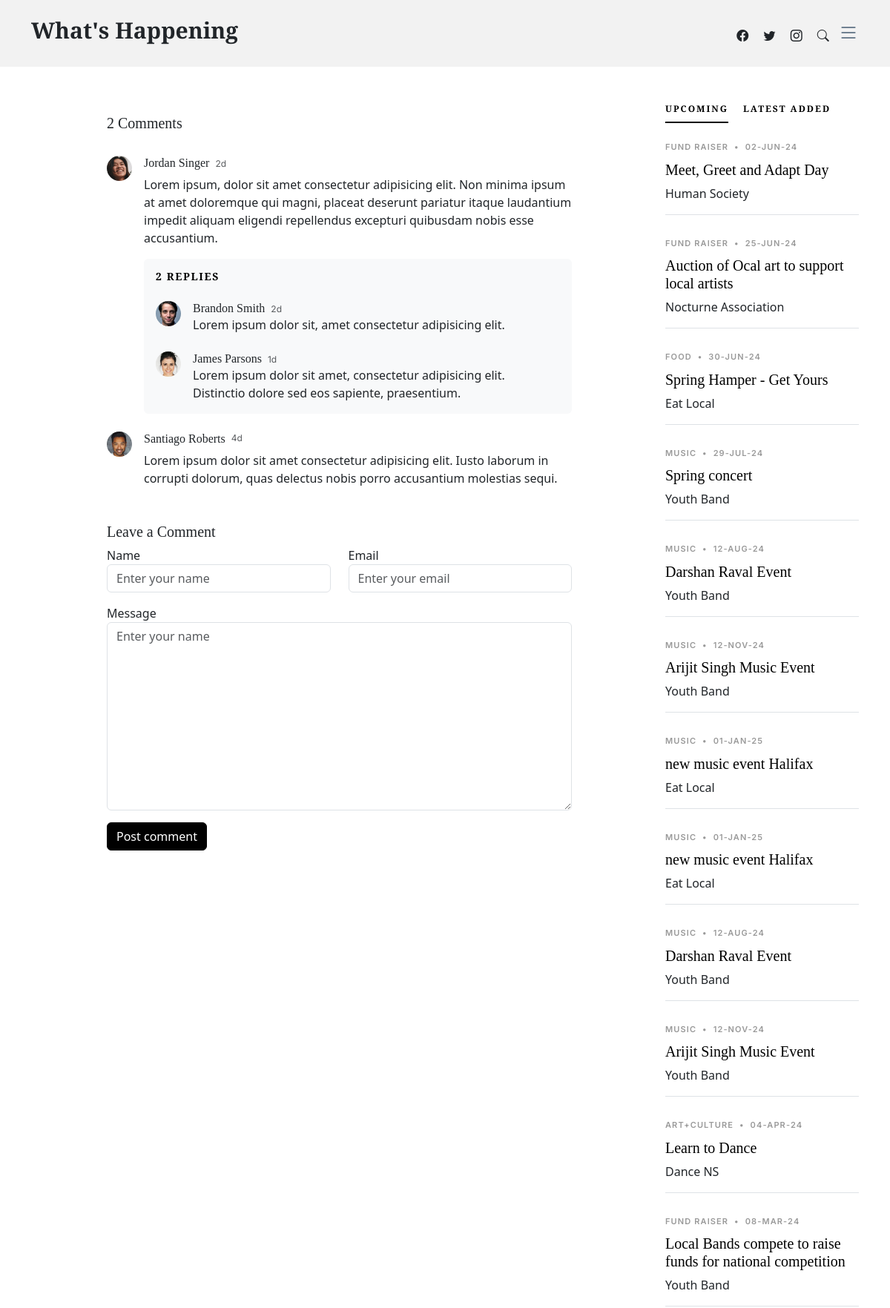
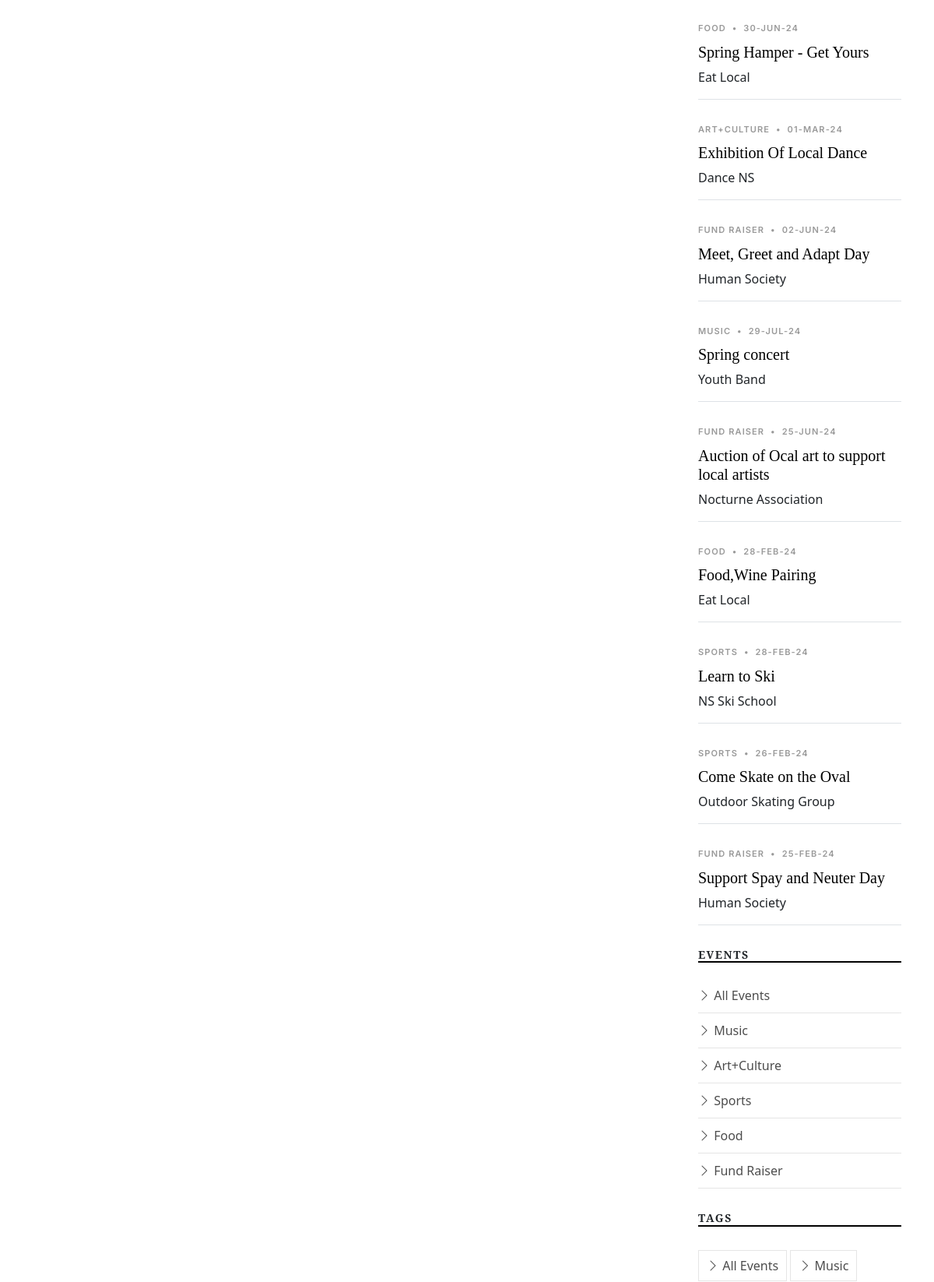
The page /single-post.php (upper part) on the database its author committed (2 pictures, top to bottom).
### tables this page shows
CREATE TABLE `events` (
  `EventID` int(11) NOT NULL,
  `EventTypeID` int(11) NOT NULL,
  `GroupID` int(11) NOT NULL,
  `EventDate` timestamp NOT NULL DEFAULT CURRENT_TIMESTAMP,
  `SubmitDate` timestamp NOT NULL DEFAULT CURRENT_TIMESTAMP,
  `EventTitle` varchar(100) NOT NULL,
  `EventImage` varchar(50) NOT NULL,
  `EventDesc` text NOT NULL
);

CREATE TABLE `eventtype` (
  `EventTypeID` int(11) NOT NULL,
  `EventType` varchar(100) NOT NULL
);

CREATE TABLE `groups` (
  `GroupID` int(11) NOT NULL,
  `GroupName` varchar(100) NOT NULL,
  `GroupImage` varchar(50) NOT NULL,
  `GroupType` varchar(100) NOT NULL,
  `GroupDesc` text NOT NULL,
  `ContactName` varchar(255) NOT NULL,
  `ContactEmail` varchar(255) NOT NULL
);

### single-post.php (the view, shortened to what this page needs)
<!DOCTYPE html>
<html lang="en">
<head>
  <link href="assets/vendor/bootstrap/css/bootstrap.min.css" rel="stylesheet">
  <link href="assets/vendor/bootstrap-icons/bootstrap-icons.css" rel="stylesheet">
  <link href="assets/vendor/swiper/swiper-bundle.min.css" rel="stylesheet">
  <link href="assets/vendor/glightbox/css/glightbox.min.css" rel="stylesheet">
  <link href="assets/vendor/aos/aos.css" rel="stylesheet">
  <link href="assets/css/variables.css" rel="stylesheet">
  <link href="assets/css/main.css" rel="stylesheet">
</head>
<body>
  <header id="header" class="header d-flex align-items-center fixed-top">
    <div class="container-fluid container-xl d-flex align-items-center justify-content-between">
      <a href="index.php" class="logo d-flex align-items-center">
        <h1>What's Happening</h1>
      </a>
      <div class="position-relative">
        <a href="#" class="mx-2"><span class="bi-facebook"></span></a>
        <a href="#" class="mx-2"><span class="bi-twitter"></span></a>
        <a href="#" class="mx-2"><span class="bi-instagram"></span></a>
        <a href="#" class="mx-2 js-search-open"><span class="bi-search"></span></a>
        <i class="bi bi-list mobile-nav-toggle"></i>
      </div>
    </div>
  </header>
  <main id="main">
    <section class="single-post-content">
      <div class="container">
        <div class="row">
          <div class="col-md-9 post-content" data-aos="fade-up">
            <div class="comments">
              <h5 class="comment-title py-4">2 Comments</h5>
              <div class="comment d-flex mb-4">
                <div class="flex-shrink-0">
                  <div class="avatar avatar-sm rounded-circle">
                    <img class="avatar-img" src="assets/img/person-5.jpg" alt="" class="img-fluid">
                  </div>
                </div>
                <div class="flex-grow-1 ms-2 ms-sm-3">
                  <div class="comment-meta d-flex align-items-baseline">
                    <h6 class="me-2">Jordan Singer</h6>
                    <span class="text-muted">2d</span>
                  </div>
                  <div class="comment-body">
                    Lorem ipsum, dolor sit amet consectetur adipisicing elit. Non minima ipsum at amet doloremque qui magni, placeat deserunt pariatur itaque laudantium impedit aliquam eligendi repellendus excepturi quibusdam nobis esse accusantium.
                  </div>
                  <div class="comment-replies bg-light p-3 mt-3 rounded">
                    <h6 class="comment-replies-title mb-4 text-muted text-uppercase">2 replies</h6>
                    <div class="reply d-flex mb-4">
                      <div class="flex-shrink-0">
                        <div class="avatar avatar-sm rounded-circle">
                          <img class="avatar-img" src="assets/img/person-4.jpg" alt="" class="img-fluid">
                        </div>
                      </div>
                      <div class="flex-grow-1 ms-2 ms-sm-3">
                        <div class="reply-meta d-flex align-items-baseline">
                          <h6 class="mb-0 me-2">Brandon Smith</h6>
                          <span class="text-muted">2d</span>
                        </div>
                        <div class="reply-body">
                          Lorem ipsum dolor sit, amet consectetur adipisicing elit.
                        </div>
                      </div>
                    </div>
                    <div class="reply d-flex">
                      <div class="flex-shrink-0">
                        <div class="avatar avatar-sm rounded-circle">
                          <img class="avatar-img" src="assets/img/person-3.jpg" alt="" class="img-fluid">
                        </div>
                      </div>
                      <div class="flex-grow-1 ms-2 ms-sm-3">
                        <div class="reply-meta d-flex align-items-baseline">
                          <h6 class="mb-0 me-2">James Parsons</h6>
                          <span class="text-muted">1d</span>
                        </div>
                        <div class="reply-body">
                          Lorem ipsum dolor sit amet, consectetur adipisicing elit. Distinctio dolore sed eos sapiente, praesentium.
                        </div>
                      </div>
                    </div>
                  </div>
                </div>
              </div>
              <div class="comment d-flex">
                <div class="flex-shrink-0">
                  <div class="avatar avatar-sm rounded-circle">
                    <img class="avatar-img" src="assets/img/person-2.jpg" alt="" class="img-fluid">
                  </div>
                </div>
                <div class="flex-shrink-1 ms-2 ms-sm-3">
                  <div class="comment-meta d-flex">
                    <h6 class="me-2">Santiago Roberts</h6>
                    <span class="text-muted">4d</span>
                  </div>
                  <div class="comment-body">
                    Lorem ipsum dolor sit amet consectetur adipisicing elit. Iusto laborum in corrupti dolorum, quas delectus nobis porro accusantium molestias sequi.
                  </div>
                </div>
              </div>
            </div>
            <div class="row justify-content-center mt-5">
              <div class="col-lg-12">
                <h5 class="comment-title">Leave a Comment</h5>
                <div class="row">
                  <div class="col-lg-6 mb-3">
                    <label for="comment-name">Name</label>
                    <input type="text" class="form-control" id="comment-name" placeholder="Enter your name">
                  </div>
                  <div class="col-lg-6 mb-3">
                    <label for="comment-email">Email</label>
                    <input type="text" class="form-control" id="comment-email" placeholder="Enter your email">
                  </div>
                  <div class="col-12 mb-3">
                    <label for="comment-message">Message</label>
                    <textarea class="form-control" id="comment-message" placeholder="Enter your name" cols="30" rows="10"></textarea>
                  </div>
                  <div class="col-12">
                    <input type="submit" class="btn btn-primary" value="Post comment">
                  </div>
                </div>
              </div>
            </div>
          </div>
          <div class="col-md-3">
            <div class="aside-block">
              <ul class="nav nav-pills custom-tab-nav mb-4" id="pills-tab" role="tablist">
                <li class="nav-item" role="presentation">
                  <button class="nav-link active" id="pills-Upcoming-tab" data-bs-toggle="pill" data-bs-target="#pills-Upcoming" type="button" role="tab" aria-controls="pills-Upcoming" aria-selected="true">Upcoming</button>
                </li>
                <li class="nav-item" role="presentation">
                  <button class="nav-link" id="pills-Latest Added-tab" data-bs-toggle="pill" data-bs-target="#pills-Latest Added" type="button" role="tab" aria-controls="pills-Latest Added" aria-selected="false">Latest Added</button>
                </li>
              </ul>
              <div class="tab-content" id="pills-tabContent">
                <div class="tab-pane fade show active" id="pills-Upcoming" role="tabpanel" aria-labelledby="pills-Upcoming-tab">
                <?php
                  require_once 'serverlogin.php';
                  $conn = mysqli_connect ($db_hostname, $db_username, $db_password, $db_database);
                  $events = "SELECT * FROM events ORDER BY EventDate";
                  $result = mysqli_query($conn, $events);
                  while ($row = $result->fetch_assoc()) {
                    $eventID = $row["EventID"];
                    $eventTypeID = $row["EventTypeID"];
                    $groupID = $row["GroupID"];
                    $eventDate = $row["EventDate"];
                    $eventTitle = $row["EventTitle"];
                    $currentDateTime = date('Y-m-d H:i:s');
                    $dateTime = date_create($eventDate);
                    $formattedDateTime = date_format($dateTime, 'd-M-y');
                    $event_Type = '';
                    $eventType = "SELECT * FROM eventtype" ;
                    $resultEventType = mysqli_query($conn, $eventType);
                    while($row1 = $resultEventType->fetch_assoc())
                    {
                      $event_Type_ID = $row1["EventTypeID"];
                      if($event_Type_ID === $eventTypeID)
                      {
                        $event_Type = $row1["EventType"];
                      }
                    }
                    $groups_query = "SELECT * FROM groups";
                    $groupResult = mysqli_query($conn, $groups_query);
                    $groupName = '';
                    while ($row2 = $groupResult->fetch_assoc()) {
                      $groupsID = $row2["GroupID"];
                      if($groupID === $groupsID)
                      {
                        $groupName = $row2["GroupName"];
                        break;
                      }
                    }
                    if($eventDate>=$currentDateTime)
                    {
                      echo <<<HTML
                      <div class="post-entry-1 border-bottom">
                          <div class="post-meta"><span class="date">$event_Type</span> <span class="mx-1">&bullet;</span> <span>$formattedDateTime</span></div>
                          <h2 class="mb-2"><a href="single-post.php?number=$eventID">$eventTitle</a></h2>
                          <span class="author mb-3 d-block">$groupName</span>
                      </div>
                      HTML;
                    }
                  }
                ?>
                </div>
                <div class="tab-pane fade show active" id="pills-Latest Added" role="tabpanel" aria-labelledby="pills-Latest Added-tab">
                  <?php
                    require_once 'serverlogin.php';
                    $conn = mysqli_connect ($db_hostname, $db_username, $db_password, $db_database);
                    $events = "SELECT * FROM events ORDER BY SubmitDate DESC";
                    $result = mysqli_query($conn, $events);
                    while ($row = $result->fetch_assoc()) {
                      $eventID = $row["EventID"];
                      $eventTypeID = $row["EventTypeID"];
                      $groupID = $row["GroupID"];
                      $eventDate = $row["EventDate"];
                      $eventTitle = $row["EventTitle"];
                      $dateTime = date_create($eventDate);
                      $formattedDateTime = date_format($dateTime, 'd-M-y');
                      $event_Type = '';
                      $eventType = "SELECT * FROM eventtype" ;
                      $resultEventType = mysqli_query($conn, $eventType);
                      while($row1 = $resultEventType->fetch_assoc())
                      {
                        $event_Type_ID = $row1["EventTypeID"];
                        if($event_Type_ID === $eventTypeID)
                        {
                          $event_Type = $row1["EventType"];
                        }
                      }
                      $groups_query = "SELECT * FROM groups";
                      $groupResult = mysqli_query($conn, $groups_query);
                      $groupName = '';
                      while ($row2 = $groupResult->fetch_assoc()) {
                        $groupsID = $row2["GroupID"];
                        if($groupID === $groupsID)
                        {
                          $groupName = $row2["GroupName"];
                          break;
                        }
                      }
                      echo <<<HTML
                      <div class="post-entry-1 border-bottom">
                        <div class="post-meta"><span class="date">$event_Type</span> <span class="mx-1">&bullet;</span> <span>$formattedDateTime</span></div>
                        <h2 class="mb-2"><a href="single-post.php?number=$eventID">$eventTitle</a></h2>
                        <span class="author mb-3 d-block">$groupName</span>
                      </div>
                      HTML;
                    }
                  ?>
                </div>
              </div>
              <div class="aside-block">
                <h3 class="aside-title">Events</h3>
                <ul class="aside-links list-unstyled">
                  <li><a href="events.php?target="><i class="bi bi-chevron-right"></i> All Events</a></li>
                  <li><a href="events.php?target=Music"><i class="bi bi-chevron-right"></i> Music</a></li>
                  <li><a href="events.php?target=Art%2BCulture"><i class="bi bi-chevron-right"></i> Art+Culture</a></li>
                  <li><a href="events.php?target=Sports"><i class="bi bi-chevron-right"></i> Sports</a></li>
                  <li><a href="events.php?target=Food"><i class="bi bi-chevron-right"></i> Food</a></li>
                  <li><a href="events.php?target=Fund%20Raiser"><i class="bi bi-chevron-right"></i> Fund Raiser</a></li>
                </ul>
              </div>
              <div class="aside-block">
                <h3 class="aside-title">Tags</h3>
                <ul class="aside-tags list-unstyled">
                  <li><a href="events.php?target="><i class="bi bi-chevron-right"></i> All Events</a></li>
                  <li><a href="events.php?target=Music"><i class="bi bi-chevron-right"></i> Music</a></li>
                </ul>
              </div>
            </div>
          </div>
        </div>
      </div>
    </section>
  </main>
</body>
</html>

### rows shown on the page
events: EventTypeID.EventType "FUND RAISER", EventDate "02-JUN-24", EventTitle "Meet, Greet and Adapt Day", GroupID.GroupName "Human Society"
events: EventTypeID.EventType "FUND RAISER", EventDate "25-JUN-24", EventTitle "Auction of Ocal art to support local artists", GroupID.GroupName "Nocturne Association"
events: EventTypeID.EventType "FOOD", EventDate "30-JUN-24", EventTitle "Spring Hamper - Get Yours", GroupID.GroupName "Eat Local"
events: EventTypeID.EventType "MUSIC", EventDate "29-JUL-24", EventTitle "Spring concert", GroupID.GroupName "Youth Band"
events: EventTypeID.EventType "MUSIC", EventDate "12-AUG-24", EventTitle "Darshan Raval Event", GroupID.GroupName "Youth Band"
events: EventTypeID.EventType "MUSIC", EventDate "12-NOV-24", EventTitle "Arijit Singh Music Event", GroupID.GroupName "Youth Band"
events: EventTypeID.EventType "MUSIC", EventDate "01-JAN-25", EventTitle "new music event Halifax", GroupID.GroupName "Eat Local"
events: EventTypeID.EventType "ART+CULTURE", EventDate "04-APR-24", EventTitle "Learn to Dance", GroupID.GroupName "Dance NS"
events: EventTypeID.EventType "FUND RAISER", EventDate "08-MAR-24", EventTitle "Local Bands compete to raise funds for national competition", GroupID.GroupName "Youth Band"
events: EventTypeID.EventType "ART+CULTURE", EventDate "01-MAR-24", EventTitle "Exhibition Of Local Dance", GroupID.GroupName "Dance NS"
events: EventTypeID.EventType "FOOD", EventDate "28-FEB-24", EventTitle "Food,Wine Pairing", GroupID.GroupName "Eat Local"
events: EventTypeID.EventType "SPORTS", EventDate "28-FEB-24", EventTitle "Learn to Ski", GroupID.GroupName "NS Ski School"
events: EventTypeID.EventType "SPORTS", EventDate "26-FEB-24", EventTitle "Come Skate on the Oval", GroupID.GroupName "Outdoor Skating Group"
events: EventTypeID.EventType "FUND RAISER", EventDate "25-FEB-24", EventTitle "Support Spay and Neuter Day", GroupID.GroupName "Human Society"
